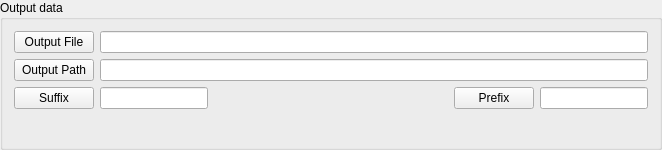
        <widget class="QGroupBox" name="groupBox">
         <property name="title">
          <string>Output data</string>
         </property>
         <layout class="QGridLayout" name="gridLayout_19">
          <item row="0" column="0">
           <layout class="QGridLayout" name="gridLayout_6">
            <item row="0" column="0">
             <widget class="QPushButton" name="ppToolsOPCFsOutputFilePushButton">
              <property name="text">
               <string>Output File</string>
              </property>
             </widget>
            </item>
            <item row="0" column="1" colspan="4">
             <widget class="QLineEdit" name="ppToolsOPCFsOutputFileLineEdit">
              <property name="text">
               <string/>
              </property>
              <property name="readOnly">
               <bool>true</bool>
              </property>
             </widget>
            </item>
            <item row="1" column="0">
             <widget class="QPushButton" name="ppToolsOPCFsOutputPathPushButton">
              <property name="text">
               <string>Output Path</string>
              </property>
             </widget>
            </item>
            <item row="1" column="1" colspan="4">
             <widget class="QLineEdit" name="ppToolsOPCFsOutputPathLineEdit">
              <property name="readOnly">
               <bool>true</bool>
              </property>
             </widget>
            </item>
            <item row="2" column="0">
             <widget class="QPushButton" name="ppToolsOPCFsSuffixPushButton">
              <property name="text">
               <string>Suffix</string>
              </property>
             </widget>
            </item>
            <item row="2" column="1">
             <widget class="QLineEdit" name="ppToolsOPCFsSuffixLineEdit">
              <property name="minimumSize">
               <size>
                <width>0</width>
                <height>0</height>
               </size>
              </property>
              <property name="maximumSize">
               <size>
                <width>16777215</width>
                <height>16777215</height>
               </size>
              </property>
              <property name="readOnly">
               <bool>true</bool>
              </property>
             </widget>
            </item>
            <item row="2" column="2">
             <spacer name="horizontalSpacer_18">
              <property name="orientation">
               <enum>Qt::Horizontal</enum>
              </property>
              <property name="sizeHint" stdset="0">
               <size>
                <width>234</width>
                <height>20</height>
               </size>
              </property>
             </spacer>
            </item>
            <item row="2" column="3">
             <widget class="QPushButton" name="ppToolsOPCFsPrefixPushButton">
              <property name="text">
               <string>Prefix</string>
              </property>
             </widget>
            </item>
            <item row="2" column="4">
             <widget class="QLineEdit" name="ppToolsOPCFsPrefixLineEdit">
              <property name="minimumSize">
               <size>
                <width>0</width>
                <height>0</height>
               </size>
              </property>
              <property name="maximumSize">
               <size>
                <width>16777215</width>
                <height>16777215</height>
               </size>
              </property>
              <property name="readOnly">
               <bool>true</bool>
              </property>
             </widget>
            </item>
           </layout>
          </item>
          <item row="1" column="0">
           <spacer name="verticalSpacer_8">
            <property name="orientation">
             <enum>Qt::Vertical</enum>
            </property>
            <property name="sizeHint" stdset="0">
             <size>
              <width>20</width>
              <height>27</height>
             </size>
            </property>
           </spacer>
          </item>
         </layout>
        </widget>
